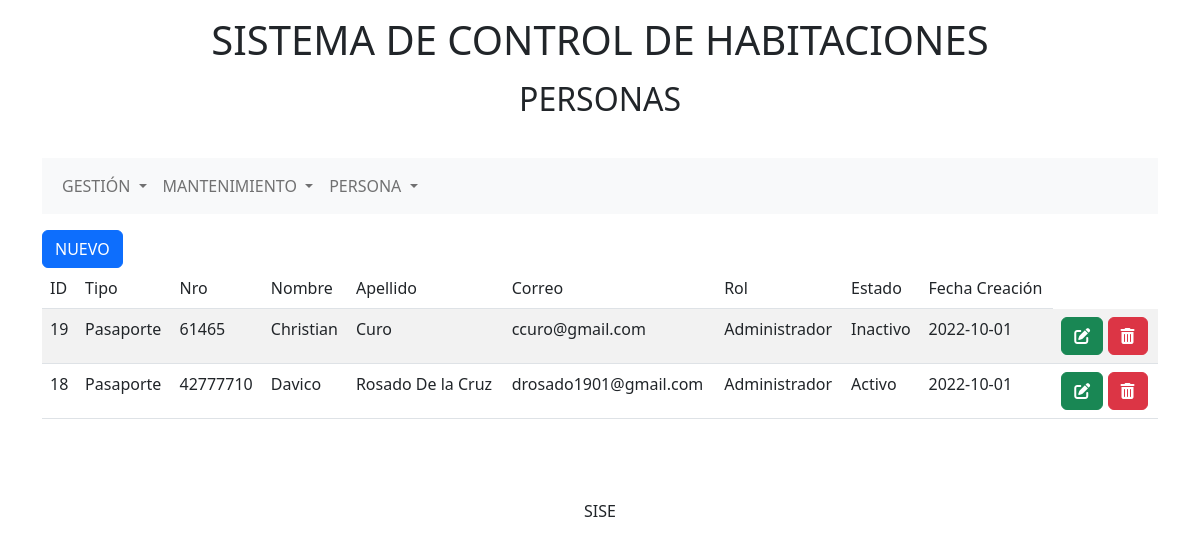
Page /vista/persona/index.php on the committed database.
### tables this page shows
CREATE TABLE IF NOT EXISTS `persona` (
  `IdPersona` int(11) NOT NULL AUTO_INCREMENT,
  `Documento` varchar(15) DEFAULT NULL,
  `Nombre` varchar(50) DEFAULT NULL,
  `Apellido` varchar(50) DEFAULT NULL,
  `Correo` varchar(50) DEFAULT NULL,
  `Clave` varchar(50) DEFAULT NULL,
  `IdTipoPersona` int(11) DEFAULT NULL,
  `IdEstado` tinyint(1) DEFAULT '1',
  `FechaCreacion` date DEFAULT NULL,
  `IdTipoDocumento` int(12) DEFAULT NULL,
  PRIMARY KEY (`IdPersona`),
  KEY `IdTipoPersona` (`IdTipoPersona`),
  KEY `IdEstado` (`IdEstado`),
  KEY `IdTipoDocumento` (`IdTipoDocumento`)
);

CREATE TABLE IF NOT EXISTS `tipo_documento` (
  `IdTipoDocumento` int(11) NOT NULL AUTO_INCREMENT,
  `Descripcion` varchar(50) DEFAULT NULL,
  `IdEstado` int(11) NOT NULL,
  `FechaCreacion` date NOT NULL,
  PRIMARY KEY (`IdTipoDocumento`),
  KEY `FK_tipo_documento` (`IdEstado`)
);

CREATE TABLE IF NOT EXISTS `tipo_persona` (
  `IdTipoPersona` int(11) NOT NULL AUTO_INCREMENT,
  `Descripcion` varchar(50) DEFAULT NULL,
  `IdEstado` tinyint(1) DEFAULT '1',
  `FechaCreacion` date DEFAULT NULL,
  PRIMARY KEY (`IdTipoPersona`),
  KEY `FK_Estado` (`IdEstado`)
);

CREATE TABLE IF NOT EXISTS `estado` (
  `IdEstado` int(11) NOT NULL AUTO_INCREMENT,
  `Descripcion` varchar(50) DEFAULT NULL,
  `FechaCreacion` date NOT NULL,
  PRIMARY KEY (`IdEstado`)
);

### controlador/persona.php (called while the page is built, shortened)
<?php
require_once("../../modelo/persona.php");
class personaController{
    public static function index(){
        $persona   = new persona();
        $dato       =   $persona->mostrarv2("persona","1");
        require_once("../../vista/persona/listar.php");
    }
}?>

### modelo/persona.php (called while the page is built, shortened)
<?php
class persona{
    public function __construct(){
        require_once('../../class/mysql_crud.php');
    }
    public function mostrarv2($tabla,$condicion){
        $db = new Database();
        $db->connect();
        $q = "SELECT persona.IdPersona, tipo_documento.Descripcion as DescripcionTipoDocumento, persona.Documento, persona.Nombre, persona.Apellido, persona.Correo, persona.Clave, tipo_persona.Descripcion as DescripcionTipoPersona, estado.Descripcion as DescripcionEstado, persona.FechaCreacion
        FROM $tabla INNER JOIN estado ON persona.IdEstado = estado.IdEstado
        INNER JOIN tipo_documento ON persona.IdTipoDocumento = tipo_documento.IdTipoDocumento
        INNER JOIN tipo_persona ON persona.IdTipoPersona = tipo_persona.IdTipoPersona
        WHERE $condicion ORDER BY persona.Nombre ASC";
        $db->selectQuery($q);
        $res = $db->getResult();
        return $res;
    }
}

### class/mysql_crud.php (called while the page is built, shortened)
<?php
class Database{
	private $db_host = "localhost";
	private $db_user = "root";
	private $db_pass = "";
	private $db_name = "db_hotel";
	private $con = false;
    private $myconn = "";
	private $result = array();
	public function connect(){
		if(!$this->con){
			$this->myconn = new mysqli($this->db_host,$this->db_user,$this->db_pass,$this->db_name);
            if($this->myconn->connect_errno > 0){
                array_push($this->result,$this->myconn->connect_error);
                return false;
            }else{
                $this->con = true;
                return true;
            }
        }else{
            return true;
        }
	}
	public function selectQuery($q){
		$query = $this->myconn->query($q);
		$query = $this->myconn->query($q);
		if($query){
			$this->numResults = $query->num_rows;
			for($i = 0; $i < $this->numResults; $i++){
				$r = $query->fetch_array();
				$key = array_keys($r);
				for($x = 0; $x < count($key); $x++){
					if(!is_int($key[$x])){
						if($query->num_rows >= 1){
							$this->result[$i][$key[$x]] = $r[$key[$x]];
						}else{
							$this->result[$i][$key[$x]] = null;
						}
					}
				}
			}
			return true;
		}else{
			array_push($this->result,$this->myconn->error);
			return false;
		}
    }
    public function getResult(){
        $val = $this->result;
        $this->result = array();
        return $val;
    }
}

### vista/persona/listar.php (the view, shortened to what this page needs)
<div class="col-md-12">
    <a href="index.php?m=nuevo" class="btn btn-primary">NUEVO</a>
    <table class="table table-striped">
        <thead>
            <tr>
                <td>ID</td>
                <td>Tipo</td>
                <td>Nro</td>
                <td>Nombre</td>
                <td>Apellido</td>
                <td>Correo</td>
                <td>Rol</td>
                <td>Estado</td>
                <td>Fecha Creación</td>
            </tr>
        </thead>
        <tbody>
            <?php
                if(!empty($dato)):
                    foreach($dato as $key => $value):
                        ?>
                        <tr>
                            <td>
                            <?php echo $value['IdPersona'] ?></td>
                            <td><?php echo $value['DescripcionTipoDocumento'] ?></td>
                            <td><?php echo $value['Documento'] ?></td>
                            <td><?php echo $value['Nombre'] ?></td>
                            <td><?php echo $value['Apellido'] ?></td>
                            <td><?php echo $value['Correo'] ?></td>
                            <td><?php echo $value['DescripcionTipoPersona'] ?></td>
                            <td><?php echo $value['DescripcionEstado'] ?></td>
                            <td><?php echo $value['FechaCreacion'] ?> </td>
                            <td>
                                <a class="btn btn-success" href="index.php?m=editar&id=<?php echo $value['IdPersona']?>"><i class="fas fa-edit"></i></a>
                                <a class="btn btn-danger" href="index.php?m=eliminar&id=<?php echo $value['IdPersona']?>" onclick="return confirm('¿Está seguro de eliminar el registro?'); false"><i class="fas fa-trash-alt"></i></a>
                            </td>
                        </tr>
                    <?php endforeach ?>
                <?php else: ?>
                    <tr>
                        <td colspan="3">NO HAY REGISTROS</td>
                    </tr>
                <?php endif ?>
        </tbody>
    </table>
</div>

### rows in the picture
persona: IdPersona "19", IdTipoDocumento.Descripcion "Pasaporte", Documento "61465", Nombre "Christian", Apellido "Curo", Correo "ccuro@gmail.com", IdTipoPersona.Descripcion "Administrador", IdEstado.Descripcion "Inactivo", FechaCreacion "2022-10-01"
persona: IdPersona "18", IdTipoDocumento.Descripcion "Pasaporte", Documento "42777710", Nombre "Davico", Apellido "Rosado De la Cruz", Correo "drosado1901@gmail.com", IdTipoPersona.Descripcion "Administrador", IdEstado.Descripcion "Activo", FechaCreacion "2022-10-01"

### other values in the picture
$vista "PERSONAS"
